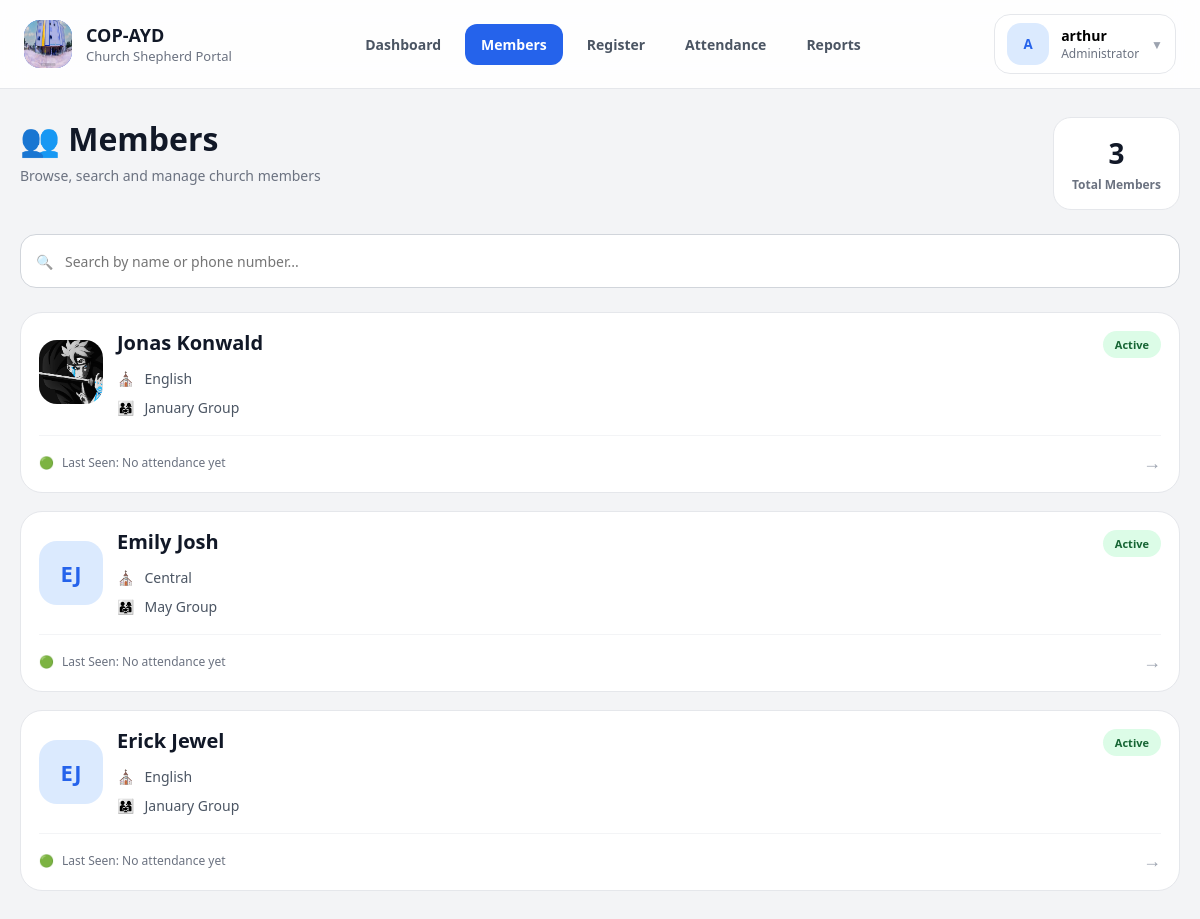
Screenshot of /members/ (signed in) with the database file from the repository.
### members/models.py (models this page shows, shortened)
class Member(models.Model):
    first_name = models.CharField(max_length=100)
    last_name = models.CharField(max_length=100)
    date_of_birth = models.DateField()
    primary_phone = models.CharField(max_length=20)
    secondary_phone = models.CharField(
        max_length=20,
        blank=True,
        null=True
    )
    email = models.EmailField(blank=True, null=True)
    image = models.ImageField(
        upload_to='profiles/',
        blank=True,
        null=True
    )
    session = models.ForeignKey(
        Session,
        on_delete=models.SET_NULL,
        null=True,
        related_name='members'
    )
    shepherd_group = models.ForeignKey(
        ShepherdGroup,
        on_delete=models.SET_NULL,
        null=True,
        related_name='members'
    )
    registered_by = models.ForeignKey(
        User,
        on_delete=models.SET_NULL,
        null=True,
        related_name='registered_members'
    )
    updated_by = models.ForeignKey(
        User,
        on_delete=models.SET_NULL,
        null=True,
        blank=True,
        related_name='updated_members'
    )
    created_at = models.DateTimeField(auto_now_add=True)
    updated_at = models.DateTimeField(auto_now=True)
    is_active = models.BooleanField(default=True)

class Session(models.Model):
    SESSION_CHOICES = [
        ('central', 'Central'),
        ('english', 'English'),
    ]
    name = models.CharField(
        max_length=20,
        choices=SESSION_CHOICES,
        unique=True
    )

class ShepherdGroup(models.Model):
    MONTH_CHOICES = [
        (1, 'January'),
        (2, 'February'),
        (3, 'March'),
        (4, 'April'),
        (5, 'May'),
        (6, 'June'),
        (7, 'July'),
        (8, 'August'),
        (9, 'September'),
        (10, 'October'),
        (11, 'November'),
        (12, 'December'),
    ]
    name = models.CharField(max_length=100)
    birth_month = models.IntegerField(choices=MONTH_CHOICES)
    session = models.ForeignKey(
        Session,
        on_delete=models.CASCADE,
        related_name='groups'
    )

### members/views.py (the view, shortened to what this page needs)
# urls.py: path('members/', member_list, name='member_list'),
@login_required
def member_list(request):
    query = request.GET.get('q')
    members = get_accessible_members(request.user)
    for member in members:
        last_attendance = Attendance.objects.filter(
            member=member,
            present=True
        ).order_by('-date').first()
        member.last_seen = (
            last_attendance.date
            if last_attendance
            else None
        )
    context = {
        'members': members,
        'query': query,
        'active_page': 'members'
    }
    html = render_to_string(
        'members/partials/member_list_content.html',
        context,
        request=request
    )
    if request.headers.get('X-Requested-With') == 'XMLHttpRequest':
        return HttpResponse(html)
    return render(
        request,
        'members/member_list.html',
        context
    )

### members/views.py (called while the page is built, shortened)
def get_user_role(user):
    if user.is_superuser:
        return 'superuser'
    if hasattr(user, 'profile'):
        return user.profile.role
    return None

def get_accessible_members(user):
    role = get_user_role(user)
    if user.is_superuser or role == 'pastor':
        return Member.objects.filter(is_active=True)
    elif role == 'elder':
        return Member.objects.filter(
            session=user.profile.session,
            is_active=True
        )
    elif role == 'shepherd_leader':
        return Member.objects.filter(
            shepherd_group=user.profile.shepherd_group,
            is_active=True
        )
    elif role == 'administrator':
        return Member.objects.filter(is_active=True)
    return Member.objects.none()

### members/templates/members/partials/member_list_content.html (shortened to what this page needs)
{% load custom_tags %}
<div class="members-page">
    <div class="members-header">
        <div>
            <h1 class="members-title">
                👥 Members
            </h1>
            <p class="members-subtitle">
                Browse, search and manage church members
            </p>
        </div>
        <div class="members-summary-card">
            <div class="members-summary-number">
                {{ members|length }}
            </div>
            <div class="members-summary-label">
                Total Members
            </div>
        </div>
    </div>
    <div class="members-toolbar">
        <div class="members-search-wrapper">
            <span class="members-search-icon">
                🔍
            </span>
            <input type="text"
                   id="search"
                   class="members-search-input js-search-input"
                   placeholder="Search by name or phone number...">
        </div>
    </div>
    <div id="members-container"
         class="members-grid">
        {% for member in members %}
        <a href="/member/{{ member.id }}/"
           class="member-card js-member-card"
           data-name="{{ member.first_name }} {{ member.last_name }}"
           data-phone="{{ member.primary_phone }} {{ member.secondary_phone }}">
            <div class="member-card-top">
                <div class="member-main-row">
                    <div class="member-avatar-wrapper">
                        {% if member.image %}
                            <img src="{{ member.image.url }}"
                                class="member-avatar"
                                alt="{{ member.first_name }}">
                        {% else %}
                            <div class="member-avatar member-avatar-placeholder">
                                {{ member.first_name|first }}{{ member.last_name|first }}
                            </div>
                        {% endif %}
                    </div>
                    <div class="member-card-body">
                        <h3 class="member-name">
                            {{ member.first_name }} {{ member.last_name }}
                        </h3>
                        <div class="member-meta-list">
                            {% if member.session %}
                            <div class="member-meta-item">
                                <span class="member-meta-icon">⛪</span>
                                <span>{{ member.session.name | capfirst }}</span>
                            </div>
                            {% endif %}
                            {% if member.shepherd_group %}
                            <div class="member-meta-item">
                                <span class="member-meta-icon">👨‍👩‍👧</span>
                                <span>{{ member.shepherd_group.name }}</span>
                            </div>
                            {% endif %}
                        </div>
                    </div>
                </div>
                <div class="member-status-indicator">
                    Active
                </div>
            </div>
            <div class="member-card-footer">
                <div class="member-last-seen">
                    <span class="member-meta-icon">
                        🟢
                    </span>
                    <span>
                        Last Seen:
                        {{ member.last_seen|default:"No attendance yet" }}
                    </span>
                </div>
                <div class="member-card-arrow">
                    →
                </div>
            </div>
        </a>
        {% endfor %}
    </div>
</div>

### members/templates/members/base.html (shortened to what this page needs)
{% load static %}
<!DOCTYPE html>
<html lang="en">
<head>
    <link rel="stylesheet"
        href="{% static 'members/css/base.css' %}">
    <link rel="stylesheet"
        href="{% static 'members/css/layout.css' %}">
    <link rel="stylesheet"
        href="{% static 'members/css/components.css' %}">
    <link rel="stylesheet"
        href="{% static 'members/css/mobile.css' %}">
    <link rel="stylesheet"
        href="{% static 'members/css/dashboard.css' %}">
    <link rel="stylesheet"
        href="{% static 'members/css/attendance.css' %}">
    <link rel="stylesheet"
        href="{% static 'members/css/member_list.css' %}">
    <link rel="stylesheet"
        href="{% static 'members/css/member_inner.css' %}">
    <link rel="stylesheet"
        href="{% static 'members/css/member_detail.css' %}">
    <link rel="stylesheet"
        href="{% static 'members/css/register.css' %}">
    <link rel="stylesheet"
        href="{% static 'members/css/report.css' %}">
    <link rel="stylesheet"
        href="{% static 'members/css/login.css' %}">
</head>
<body>
{% if request.user.is_authenticated %}
<header class="app-header">
    <div class="app-header-inner">
        <div class="app-header-left">
            <a href="/"
               class="app-brand">
                <div class="app-brand-icon">
                    <img src="{% static 'members/imgs/church-logo.jpg' %}" alt="Logo">
                </div>
                <div class="app-brand-content">
                    <span class="app-brand-title">
                        COP-AYD
                    </span>
                    <span class="app-brand-subtitle">
                        Church Shepherd Portal
                    </span>
                </div>
            </a>
        </div>
        <nav class="app-nav">
            <a href="/"
            class="app-nav-link">
                Dashboard
            </a>
            <a href="/members/"
            class="app-nav-link">
                Members
            </a>
            <a href="/register/"
            class="app-nav-link">
                Register
            </a>
            <a href="/attendance/"
            class="app-nav-link">
                Attendance
            </a>
            <a href="/reports/"
            class="app-nav-link">
                Reports
            </a>
        </nav>
        <div class="app-user-dropdown">
            <button type="button"
                    class="app-user-trigger"
                    onclick="toggleUserMenu()">
                <div class="app-user-avatar">
                    {{ request.user.username|first|upper }}
                </div>
                <div class="app-user-meta">
                    <span class="app-user-name">
                        {{ request.user.username }}
                    </span>
                    <span class="app-user-role">
                        {% if request.user.is_superuser %}
                            Administrator
                        {% elif request.user.is_staff %}
                            Staff
                        {% else %}
                            User
                        {% endif %}
                    </span>
                </div>
                <span class="app-user-chevron">
                    ▼
                </span>
            </button>
        </div>
    </div>
</header>
{% endif %}
<main class="app-main">
    <div class="app-container"
         id="content">
        {% block content %}
        {% endblock %}
    </div>
</main>
</body>
</html>

### members/static/members/css/base.css (style rules this page uses)
* { margin: 0; padding: 0; box-sizing: border-box; }
body { font-family: Inter, Arial, sans-serif; background: #f3f4f6; color: #111827; min-height: 100vh; }
a { text-decoration: none; color: inherit; }
button { font-family: inherit; }

### members/static/members/css/layout.css (style rules this page uses)
.app-header { position: sticky; top: 0; z-index: 100; background: rgba(255,255,255,0.9); backdrop-filter: blur(12px); border-bottom: 1px solid #e5e7eb; }
.app-header-inner { max-width: 1400px; margin: auto; padding: 14px 24px; display: flex; align-items: center; justify-content: space-between; gap: 20px; }
.app-header-left { display: flex; align-items: center; gap: 14px; }
.app-brand { display: flex; align-items: center; gap: 14px; }
.app-brand-icon { width: 48px; height: 48px; border-radius: 16px; background: linear-gradient( 135deg, #2563eb, #1d4ed8 ); display: flex; align-items: center; justify-content: center; color: white; font-size: 22px; flex-shrink: 0; }
.app-brand-icon img { width: 48px; height: 48px; border-radius: 16px; display: flex; align-items: center; justify-content: center; font-size: 22px; flex-shrink: 0; }
.app-brand-content { display: flex; flex-direction: column; }
.app-brand-title { font-size: 18px; font-weight: 800; color: #111827; }
.app-brand-subtitle { font-size: 13px; color: #6b7280; }
.app-nav { display: flex; align-items: center; gap: 8px; }
.app-nav-link { padding: 11px 16px; border-radius: 12px; color: #4b5563; font-size: 14px; font-weight: 600; transition: 0.2s ease; }
.app-nav-link.active { background: #2563eb; color: white; }
.app-user-dropdown { position: relative; }
.app-user-trigger { border: none; background: white; border: 1px solid #e5e7eb; border-radius: 16px; padding: 8px 12px; cursor: pointer; display: flex; align-items: center; gap: 12px; transition: 0.2s ease; }
.app-user-avatar { width: 42px; height: 42px; border-radius: 14px; background: #dbeafe; color: #2563eb; display: flex; align-items: center; justify-content: center; font-weight: 700; }
.app-user-meta { display: flex; flex-direction: column; align-items: flex-start; }
.app-user-name { font-size: 14px; font-weight: 700; }
.app-user-role { font-size: 12px; color: #6b7280; }
.app-user-chevron { font-size: 12px; color: #9ca3af; }
.app-main { padding: 28px 20px; }
.app-container { max-width: 1400px; margin: auto; }

### members/static/members/css/login.css (style rules this page uses)
* { margin: 0; padding: 0; box-sizing: border-box; font-family: "Segoe UI", Tahoma, Geneva, Verdana, sans-serif; }

### rows the page displays
Member: image (picture), first_name "Jonas", last_name "Konwald", session.name "English", shepherd_group.name "January Group", last_seen "No attendance yet"
Member: first_name|first "E", last_name|first "J", first_name "Emily", last_name "Josh", session.name "Central", shepherd_group.name "May Group", last_seen "No attendance yet"
Member: first_name|first "E", last_name|first "J", first_name "Erick", last_name "Jewel", session.name "English", shepherd_group.name "January Group", last_seen "No attendance yet"

### other values shown
{{ request.user.username|first|upper }} "A"
{{ request.user.username }} "arthur"
{{ members|length }} "3"
